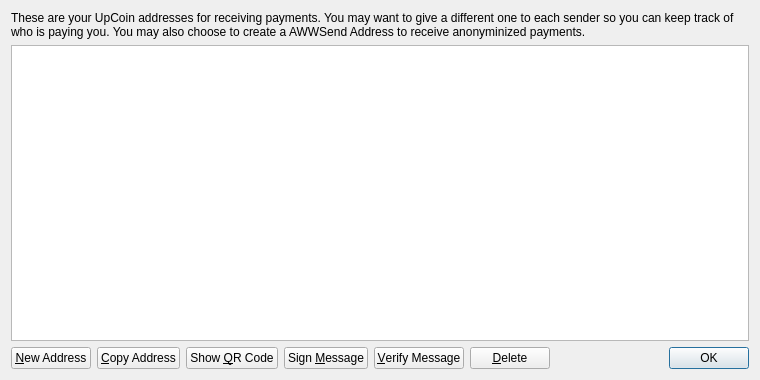
<?xml version="1.0" encoding="UTF-8"?>
<ui version="4.0">
 <class>AddressBookPage</class>
 <widget class="QWidget" name="AddressBookPage">
  <property name="geometry">
   <rect>
    <x>0</x>
    <y>0</y>
    <width>760</width>
    <height>380</height>
   </rect>
  </property>
  <property name="windowTitle">
   <string>Address Book</string>
  </property>
  <layout class="QVBoxLayout" name="verticalLayout">
   <item>
    <widget class="QLabel" name="labelExplanation">
     <property name="text">
      <string>These are your UpCoin addresses for receiving payments. You may want to give a different one to each sender so you can keep track of who is paying you. You may also choose to create a AWWSend Address to receive anonyminized payments.</string>
     </property>
     <property name="textFormat">
      <enum>Qt::PlainText</enum>
     </property>
     <property name="wordWrap">
      <bool>true</bool>
     </property>
    </widget>
   </item>
   <item>
    <widget class="QTableView" name="tableView">
     <property name="contextMenuPolicy">
      <enum>Qt::CustomContextMenu</enum>
     </property>
     <property name="toolTip">
      <string>Double-click to edit address or label</string>
     </property>
     <property name="tabKeyNavigation">
      <bool>false</bool>
     </property>
     <property name="alternatingRowColors">
      <bool>true</bool>
     </property>
     <property name="selectionMode">
      <enum>QAbstractItemView::SingleSelection</enum>
     </property>
     <property name="selectionBehavior">
      <enum>QAbstractItemView::SelectRows</enum>
     </property>
     <property name="sortingEnabled">
      <bool>true</bool>
     </property>
     <attribute name="verticalHeaderVisible">
      <bool>false</bool>
     </attribute>
    </widget>
   </item>
   <item>
    <layout class="QHBoxLayout" name="horizontalLayout">
     <item>
      <widget class="QPushButton" name="newAddressButton">
       <property name="toolTip">
        <string>Create a new address</string>
       </property>
       <property name="text">
        <string>&amp;New Address</string>
       </property>
       <property name="icon">
        <iconset resource="../bitcoin.qrc">
         <normaloff>:/icons/add</normaloff>:/icons/add</iconset>
       </property>
      </widget>
     </item>
     <item>
      <widget class="QPushButton" name="copyToClipboard">
       <property name="toolTip">
        <string>Copy the currently selected address to the system clipboard</string>
       </property>
       <property name="text">
        <string>&amp;Copy Address</string>
       </property>
       <property name="icon">
        <iconset resource="../bitcoin.qrc">
         <normaloff>:/icons/editcopy</normaloff>:/icons/editcopy</iconset>
       </property>
      </widget>
     </item>
     <item>
      <widget class="QPushButton" name="showQRCode">
       <property name="text">
        <string>Show &amp;QR Code</string>
       </property>
       <property name="icon">
        <iconset resource="../bitcoin.qrc">
         <normaloff>:/icons/qrcode</normaloff>:/icons/qrcode</iconset>
       </property>
      </widget>
     </item>
     <item>
      <widget class="QPushButton" name="signMessage">
       <property name="toolTip">
        <string>Sign a message to prove you own a UpCoin address</string>
       </property>
       <property name="text">
        <string>Sign &amp;Message</string>
       </property>
       <property name="icon">
        <iconset resource="../bitcoin.qrc">
         <normaloff>:/icons/edit</normaloff>:/icons/edit</iconset>
       </property>
      </widget>
     </item>
     <item>
      <widget class="QPushButton" name="verifyMessage">
       <property name="toolTip">
        <string>Verify a message to ensure it was signed with a specified UpCoin address</string>
       </property>
       <property name="text">
        <string>&amp;Verify Message</string>
       </property>
       <property name="icon">
        <iconset resource="../bitcoin.qrc">
         <normaloff>:/icons/transaction_0</normaloff>:/icons/transaction_0</iconset>
       </property>
      </widget>
     </item>
     <item>
      <widget class="QPushButton" name="deleteButton">
       <property name="toolTip">
        <string>Delete the currently selected address from the list</string>
       </property>
       <property name="text">
        <string>&amp;Delete</string>
       </property>
       <property name="icon">
        <iconset resource="../bitcoin.qrc">
         <normaloff>:/icons/remove</normaloff>:/icons/remove</iconset>
       </property>
      </widget>
     </item>
     <item>
      <spacer name="horizontalSpacer">
       <property name="orientation">
        <enum>Qt::Horizontal</enum>
       </property>
       <property name="sizeHint" stdset="0">
        <size>
         <width>40</width>
         <height>20</height>
        </size>
       </property>
      </spacer>
     </item>
     <item>
      <widget class="QDialogButtonBox" name="buttonBox">
       <property name="sizePolicy">
        <sizepolicy hsizetype="Maximum" vsizetype="Fixed">
         <horstretch>0</horstretch>
         <verstretch>0</verstretch>
        </sizepolicy>
       </property>
       <property name="standardButtons">
        <set>QDialogButtonBox::Ok</set>
       </property>
      </widget>
     </item>
    </layout>
   </item>
  </layout>
 </widget>
 <resources>
  <include location="../bitcoin.qrc"/>
 </resources>
 <connections/>
</ui>
